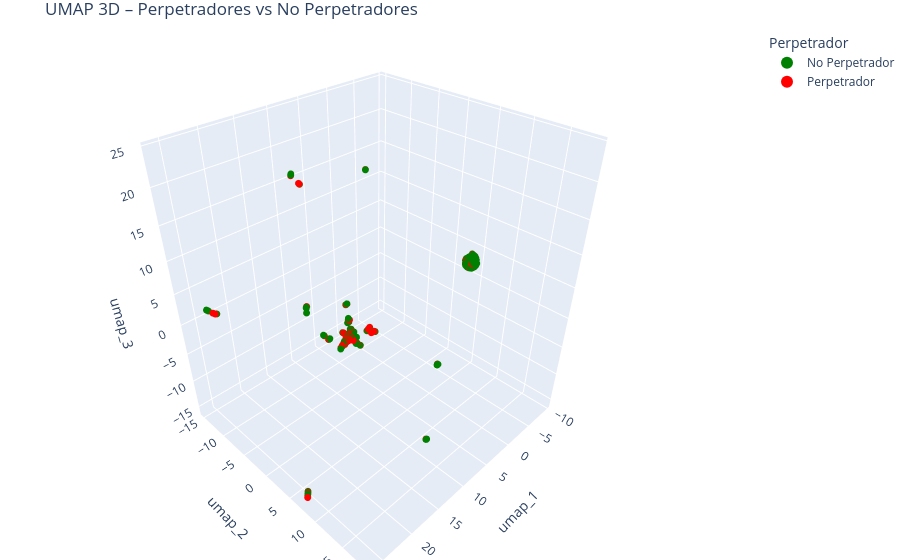

Notebook source saved alongside this figure:
### Code cell
# Clústeres hechos en función del típo de víctima.
# Vemos rápidamente que tipo de víctima tiene más probabilidad de ser perpetrador en base a su frecuencia dentro del clúster. 
# Vemos también que esta nueva variable (cluster) nos puede ayudar mucho a enriquecer al clasificador de perpretador. 
# Es decir, sabiendo el tipo de víctima junto con las variables globales seguramente la performance del clasificador aumentará.
# Asumción: Sabemos que tipo de víctima es -> Saber si es perpretador o no.   
counts_per_df = visualize_cluster_perpetrator(df_vic_cl_target)
counts_per_df.to_csv(r"perpetrador_clustering\cluster_perpetrators.csv",index=False)
display(counts_per_df)

### Figure 1 — Plotly figure (JSON) as saved in the notebook; plotly's stock layout.template omitted (floating-point values rounded to 4 significant figures; data arrays with more than 128 entries replaced by an {"elided": "..."} marker saying what was removed)
{"data": [{"customdata": {"elided": "3074x1 int values"}, "hovertemplate": "Estado=No Perpetrador<br>umap_1=%{x}<br>umap_2=%{y}<br>umap_3=%{z}<br>cluster=%{customdata[0]}<extra></extra>", "legendgroup": "No Perpetrador", "marker": {"color": "green", "size": 4, "symbol": "circle"}, "mode": "markers", "name": "No Perpetrador", "scene": "scene", "showlegend": true, "type": "scatter3d", "x": {"elided": "3074 float values"}, "y": {"elided": "3074 float values"}, "z": {"elided": "3074 float values"}}, {"customdata": {"elided": "950x1 int values"}, "hovertemplate": "Estado=Perpetrador<br>umap_1=%{x}<br>umap_2=%{y}<br>umap_3=%{z}<br>cluster=%{customdata[0]}<extra></extra>", "legendgroup": "Perpetrador", "marker": {"color": "red", "size": 4, "symbol": "circle"}, "mode": "markers", "name": "Perpetrador", "scene": "scene", "showlegend": true, "type": "scatter3d", "x": {"elided": "950 float values"}, "y": {"elided": "950 float values"}, "z": {"elided": "950 float values"}}], "layout": {"legend": {"itemsizing": "constant", "title": {"text": "Perpetrador"}, "tracegroupgap": 0}, "margin": {"b": 0, "l": 0, "r": 0, "t": 30}, "scene": {"domain": {"x": [0, 1], "y": [0, 1]}, "xaxis": {"title": {"text": "umap_1"}}, "yaxis": {"title": {"text": "umap_2"}}, "zaxis": {"title": {"text": "umap_3"}}}, "title": {"text": "UMAP 3D – Perpetradores vs No Perpetradores"}}}
